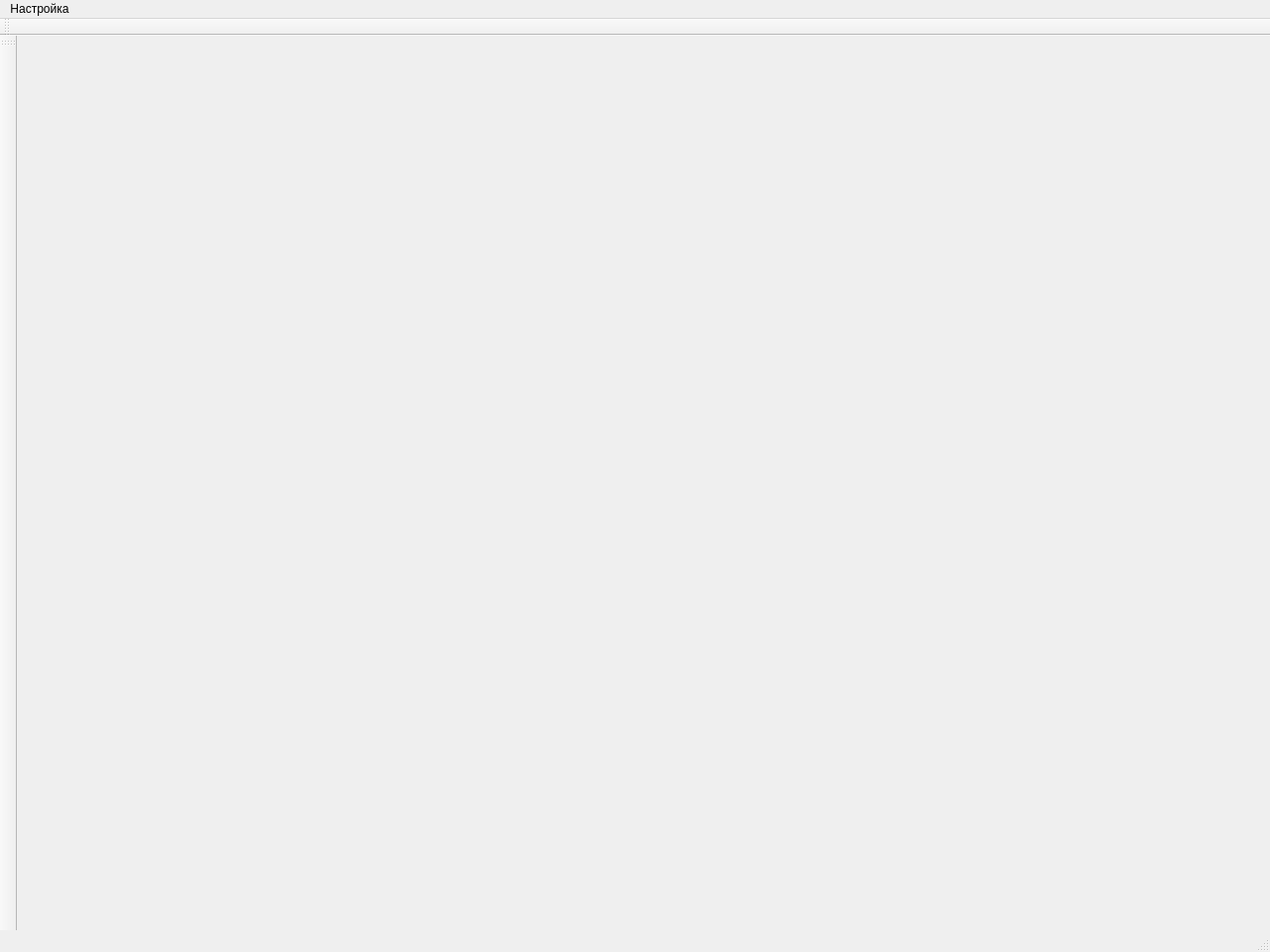
<?xml version="1.0" encoding="UTF-8"?>
<ui version="4.0">
 <class>MainWindow</class>
 <widget class="QMainWindow" name="MainWindow">
  <property name="geometry">
   <rect>
    <x>0</x>
    <y>0</y>
    <width>1280</width>
    <height>960</height>
   </rect>
  </property>
  <property name="tabletTracking">
   <bool>false</bool>
  </property>
  <property name="windowTitle">
   <string>MainWindow</string>
  </property>
  <property name="styleSheet">
   <string notr="true">/*background-color: qlineargradient(spread:pad, x1:0, y1:0, x2:1, y2:0.0558182, stop:0 rgba(106, 106, 106, 255), stop:1 rgba(191, 191, 191, 255));*/


/*background-color: qlineargradient(spread:reflect, x1:0, y1:0, x2:0.498, y2:0, stop:0 rgba(81, 81, 81, 255), stop:1 rgba(185, 185, 185, 255));*/</string>
  </property>
  <widget class="QWidget" name="centralwidget">
   <layout class="QGridLayout" name="gridLayout"/>
  </widget>
  <widget class="QMenuBar" name="menubar">
   <property name="geometry">
    <rect>
     <x>0</x>
     <y>0</y>
     <width>1280</width>
     <height>20</height>
    </rect>
   </property>
   <property name="styleSheet">
    <string notr="true">/*background-color: qlineargradient(spread:reflect, x1:0, y1:0.943182, x2:0, y2:0.499, stop:0 rgba(51, 51, 51, 255), stop:1 rgba(191, 191, 191, 255));*/</string>
   </property>
   <widget class="QMenu" name="menuSettings">
    <property name="title">
     <string>Настройка</string>
    </property>
    <addaction name="actionParametrs"/>
    <addaction name="actionClientsList"/>
   </widget>
   <addaction name="menuSettings"/>
  </widget>
  <widget class="QStatusBar" name="statusbar"/>
  <widget class="QToolBar" name="toolBarMain">
   <property name="windowTitle">
    <string>toolBar</string>
   </property>
   <attribute name="toolBarArea">
    <enum>TopToolBarArea</enum>
   </attribute>
   <attribute name="toolBarBreak">
    <bool>false</bool>
   </attribute>
  </widget>
  <widget class="QToolBar" name="toolBarClients">
   <property name="windowTitle">
    <string>toolBar_2</string>
   </property>
   <property name="styleSheet">
    <string notr="true">/*background-color: qlineargradient(spread:reflect, x1:0, y1:0, x2:0.501, y2:0, stop:0 rgba(0, 0, 0, 255), stop:1 rgba(171, 171, 171, 255));*/


/*background-color: qlineargradient(spread:reflect, x1:0, y1:0, x2:0.498, y2:0, stop:0 rgba(81, 81, 81, 255), stop:1 rgba(185, 185, 185, 255));*/</string>
   </property>
   <property name="movable">
    <bool>true</bool>
   </property>
   <attribute name="toolBarArea">
    <enum>LeftToolBarArea</enum>
   </attribute>
   <attribute name="toolBarBreak">
    <bool>false</bool>
   </attribute>
  </widget>
  <action name="actionParametrs">
   <property name="text">
    <string>Параметры</string>
   </property>
  </action>
  <action name="actionClientsList">
   <property name="text">
    <string>Список клиентов</string>
   </property>
  </action>
 </widget>
 <resources/>
 <connections/>
</ui>
